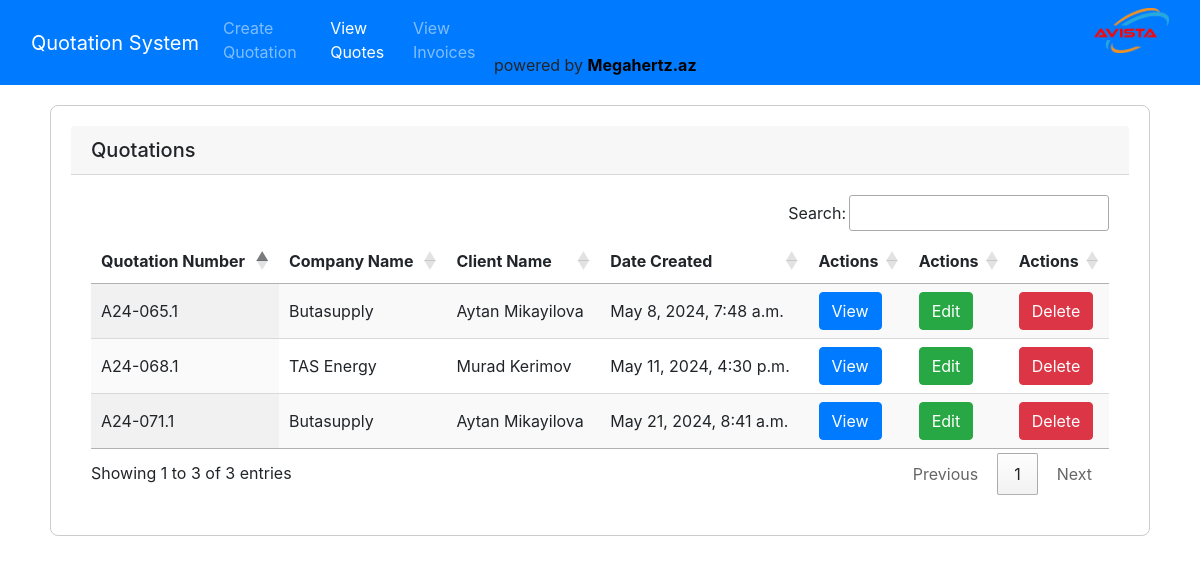
/view-all-quotes/, run on an earlier commit of the app's database.
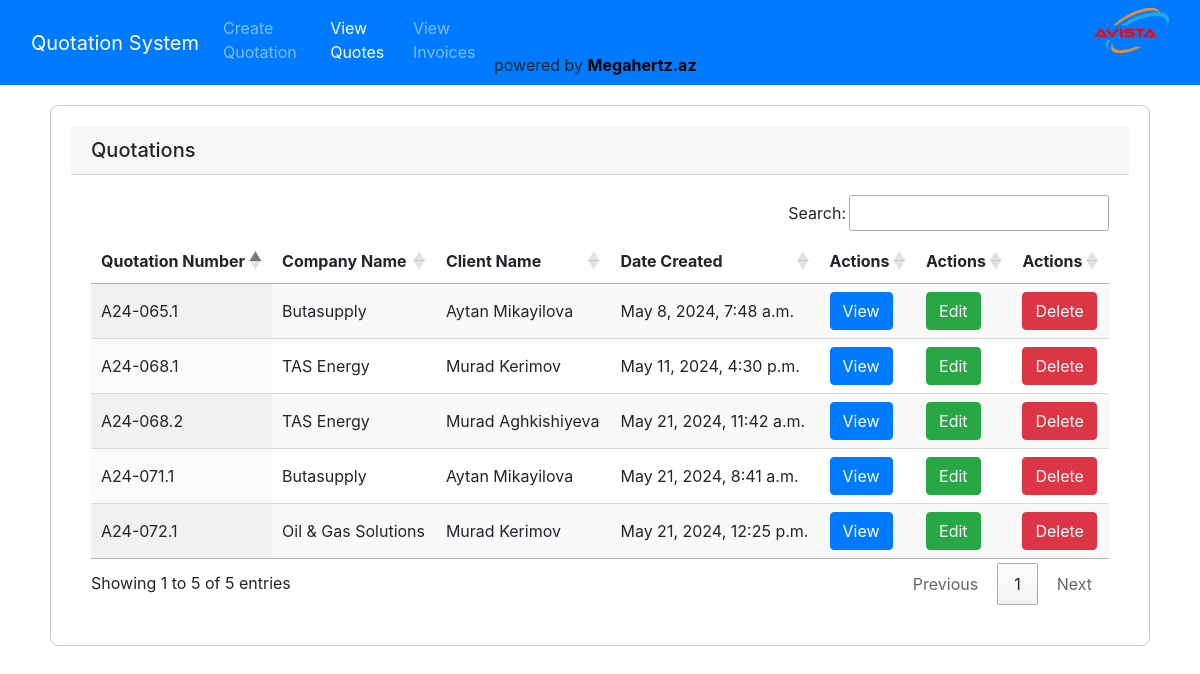
And on a later commit of the database.
### service/models.py (models this page shows, shortened)
class Quote(models.Model):
    id = models.UUIDField(primary_key=True, default=uuid.uuid4, editable=False)
    company_name = models.CharField(max_length=100)
    client_name = models.CharField(max_length=100)
    client_email = models.EmailField()
    quotation_number = models.CharField(max_length=50)
    vat = models.CharField(max_length=50)
    inco_terms = models.CharField(max_length=100)
    shipment_weight = models.CharField(max_length=50)
    shipment_dimensions = models.CharField(max_length=50)
    pre_tax_total = models.FloatField(default=0.0)
    total_price = models.FloatField(default=0.0)
    profit = models.FloatField(default=0.0)
    date_created = models.DateTimeField(auto_now_add=True)
    date_updated = models.DateTimeField(auto_now=True)

### service/views.py (the view)
# urls.py: path('view-all-quotes/',view_all_quotes,name='view_all'),
def view_all_quotes(request):
    get_quotations = Quote.objects.all()
    context = {"quotes":get_quotations}
    return render(request, "quotes/view_all_quotes.html", context)

### templates/quotes/view_all_quotes.html (shortened to what this page needs)
{% include 'nav.html' %}
<!DOCTYPE html>
<html lang="en">
<head>
  <link rel="stylesheet" href="https://maxcdn.bootstrapcdn.com/bootstrap/4.5.2/css/bootstrap.min.css">
  <link rel="stylesheet" type="text/css" href="https://cdn.datatables.net/1.11.5/css/jquery.dataTables.min.css">
</head>
<body>
  <div class="container">
    <div class="card">
      <h5 class="card-header">Quotations</h5>
      <div class="card-body">
        <table id="quoteTable" class="display">
          <thead>
            <tr>
              <th>Quotation Number</th>
              <th>Company Name</th>
              <th>Client Name</th>
              <th>Date Created</th>
              <th>Actions</th>
              <th>Actions</th>
              <th>Actions</th>
            </tr>
          </thead>
          <tbody>
            {% for quote in quotes %}
            <tr>
              <td>{{ quote.quotation_number }}</td>
              <td>{{ quote.company_name }}</td>
              <td>{{ quote.client_name }}</td>
              <td>{{quote.date_created}}</td>
              <td>
                <a href="{% url 'view_single_quote' quote.id %}" class="btn btn-primary">View</a>
              </td>
              <td>
                <a href="{% url 'edit_quote' quote.id %}" class="btn btn-success">Edit</a>
              </td>
              <td>
                <a href="{% url 'delete_quote' quote.id %}" class="btn btn-danger">Delete</a>
              </td>
            </tr>
            {% endfor %}
          </tbody>
        </table>
      </div>
    </div>
  </div>
</body>
</html>

What changed in the data, as far as the page shows it:
added Quote: quotation_number "A24-068.2", company_name "TAS Energy", client_name "Murad Aghkishiyeva", date_created "May 21, 2024, 11:42 a.m."
added Quote: quotation_number "A24-072.1", company_name "Oil & Gas Solutions", client_name "Murad Kerimov", date_created "May 21, 2024, 12:25 p.m."
Also different on the page:
text written by a page script: "Search: Showing 1 to 3 of 3 entries Previous 1 Next" → "Search: Showing 1 to 5 of 5 entries Previous 1 Next"
